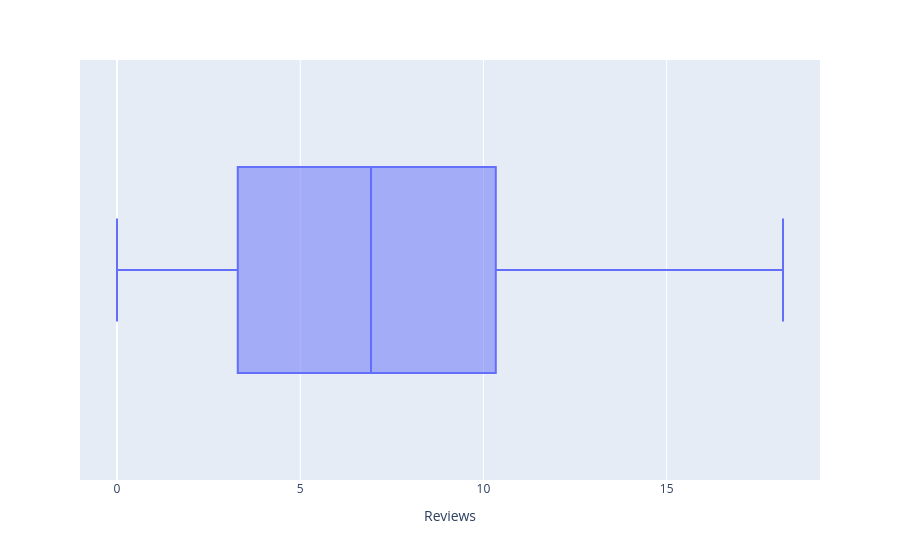

The cell this chart's notebook holds for it:
### Code cell
px.box(data_frame=df['Reviews'],x='Reviews')

### Figure 1 — Plotly figure (JSON) as saved in the notebook; plotly's stock layout.template omitted (floating-point values rounded to 4 significant figures; data arrays with more than 128 entries replaced by an {"elided": "..."} marker saying what was removed)
{"data": [{"alignmentgroup": "True", "hovertemplate": "Reviews=%{x}<extra></extra>", "legendgroup": "", "marker": {"color": "#636efa"}, "name": "", "notched": false, "offsetgroup": "", "orientation": "h", "showlegend": false, "type": "box", "x": {"elided": "9758 float values"}, "x0": " ", "xaxis": "x", "y0": " ", "yaxis": "y"}], "layout": {"boxmode": "group", "legend": {"tracegroupgap": 0}, "margin": {"t": 60}, "xaxis": {"anchor": "y", "domain": [0, 1], "title": {"text": "Reviews"}}, "yaxis": {"anchor": "x", "domain": [0, 1]}}}
